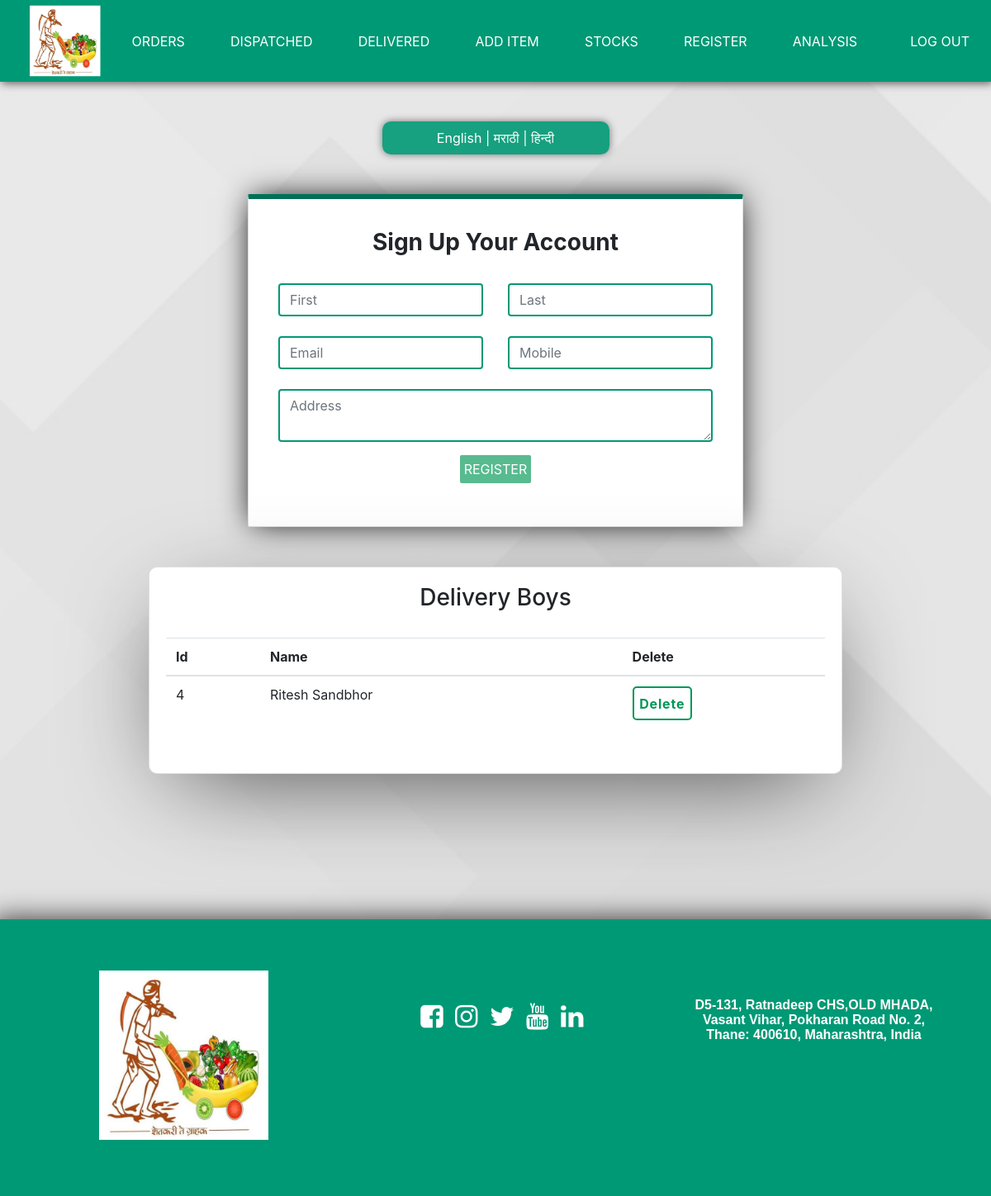
The page /owner/dregister.php (signed in) on the database its author committed.
### tables this page shows
CREATE TABLE `employee` (
  `d_id` int(11) NOT NULL,
  `f_name` varchar(20) NOT NULL,
  `l_name` varchar(20) NOT NULL,
  `phone` double NOT NULL,
  `email` varchar(50) NOT NULL,
  `address` varchar(500) NOT NULL,
  `e_password` varchar(150) NOT NULL
);

### langs/english.php (called while the page is built)
<?php
function array_push_assoc($array, $key, $value){
    $array[$key] = $value;
    return $array;
 }
function lang($txt){
include dirname(dirname(__FILE__)).DIRECTORY_SEPARATOR.'includes'.DIRECTORY_SEPARATOR.'dbconn.php';
 $query = "SELECT i_eng FROM items";
 $result = mysqli_query($con, $query);
$dbarray=array();
 if (mysqli_num_rows($result) > 0){
     while ($row1 = mysqli_fetch_assoc($result)) {
            $eng=$row1['i_eng'];
            $dbarray = array_push_assoc($dbarray, $eng, $eng);
        }
 }
 else{
    $dbarray=array();
 }
$lang = array(
    'FARMACY' => 'FARMACY',
    'POLICY' => 'POLICY',
    'CONTACT US' => 'CONTACT US',
    'REGISTER' => 'REGISTER',
    'LOGIN' => 'LOGIN',
    'Search' => 'Search',
    'add_to_cart' => 'ADD TO CART',
    'quantity'=> 'QUANTITY',
    'login'=> 'Login',
    'login_btn'=> 'Login',
    'mobile'=> 'Mobile Number',
    'password'=> 'Password',
    'forgot_pass'=> 'Forgot Password',
    'sign_up'=>'Sign Up Your Account',
    'fname'=>'First Name',
    'lname'=>'Last Name',
    'email'=>'Email Id',
    'pin'=>'Pincode',
    'delivery'=>'Delivery Address',
    "enter_password"=>"Enter Password",
    're_enter_pass'=>'Re enter Password',
    'new_pass'=>'New Password',
    're_enter_new_pass'=>'Re-enter New Password',
    'products'=>'Products',
    'get_location'=>'Get Location',
    'send'=>'Send',
    'verify_code'=>'Enter Verification Code',
    'verify_button'=>'Verify-Code',
    'your_cart'=>'Your Cart',
    'enter_mob'=>'Enter Your Mobile Number',
    'my_orders'=>'My Orders',
    'hello'=>'Hello',
    'total_price'=>'Total Price',
    'price'=>'Price',
    'outofstock'=>'Out of Stock',
    'available'=>'Available',
    'logout'=>'Logout',
    'add_more_items'=>'Buy More',
    'add_new_item'=>'Add New Item',
    'name'=>'Name',
    'hname'=>"Name-in-Hindi",
    'mname'=>'Name-in-Marathi',
    'add'=>'ADD ITEM',
    'category'=>'Category',
    'type'=>'Type',
    'edit'=> 'EDIT',
    'edit_item'=> 'EDIT ITEM',
    'verify_email'=> 'VERIFY EMAIL',
    'change_verify_email'=> 'CHANGE AND VERIFY EMAIL',
    'all'=>'ALL'
    );
    if (mysqli_num_rows($result) > 0){
$final_array=array_merge($dbarray, $lang);
return $final_array[$txt];
}
else{
return $lang[$txt];
}
}
?>

### owner/dregister.php (the view, shortened to what this page needs)
<?php
include dirname(dirname(__FILE__)).DIRECTORY_SEPARATOR.'includes'.DIRECTORY_SEPARATOR.'dbconn.php';
 ?>
<html lang="en">
<head>
<link rel="stylesheet" href="https://cdnjs.cloudflare.com/ajax/libs/font-awesome/4.7.0/css/font-awesome.min.css">
<link rel="stylesheet" href="https://maxcdn.bootstrapcdn.com/bootstrap/4.0.0/css/bootstrap.min.css">
<link rel="stylesheet" href="../css/main.css">
<link rel="stylesheet" href="../css/cards.css">
</head>
<body>
  <?php
    include dirname(dirname(__FILE__)).DIRECTORY_SEPARATOR.'includes'.DIRECTORY_SEPARATOR.'ownerheader.php';
   ?>
  <br><br>
  <div style="margin:auto;width:70%;">
  <p class="languages"><a href="?lang=english">English</a> | <a href="?lang=marathi">मराठी</a> | <a href="?lang=hindi">हिन्दी</a></p>
</div><br><br>
<div class="card regcard">
  <h3 class="cardhead"><?php echo lang('sign_up') ;?></h3>
  <form action="" method="post">
  <br>
  <div class="row">
      <div class="col-sm-6">
         <div class="form-group">
             <input type="text" class="form-control category customselect classic" name="fname" id="firstname" placeholder=<?php echo lang('fname') ;?> required>
         </div>
      </div>
      <br>
      <div class="col-sm-6">
         <div class="form-group">
             <input type="text" class="form-control category customselect classic" name="lname" id="lastname" placeholder=<?php echo lang('lname') ;?> required>
         </div>
      </div>
  </div>
  <br>
   <div class="row">
      <div class="col-sm-6">
         <div class="form-group">
             <input type="email" class="form-control category customselect classic" name="email" id="email" placeholder=<?php echo lang('email') ;?> required>
         </div>
      </div>
      <br>
       <div class="col-sm-6">
         <div class="form-group">
    <input type="number" class="form-control category customselect classic" name="logmob" id="lognum" placeholder=<?php echo lang('mobile'); ?>>
  </div>
   </div>
  </div>
  <br>
  <div class="form-group">
    <textarea class="form-control" name="address" placeholder="Address" id="add" rows="2" columns="10" required></textarea>
  </div>
  <button class="btn btngreen" type="submit"name="registerd" id="btn"><?php echo lang('REGISTER')?></button>
  </form>
</div><br><br>
<div class="card ownercard">
<h3 style="text-align:center;">Delivery Boys</h3><br>
<table class="table table-hover" style="padding:20px;">
<thead>
<tr>
  <th scope="col">Id</th>
  <th scope="col">Name</th>
  <th scope="col">Delete</th>
</tr>
</thead>
<tbody>
  <?php
  $query = "SELECT * FROM employee;";
  $result = mysqli_query($con, $query);
  if (mysqli_num_rows($result) > 0)
  {
      while ($row1 = mysqli_fetch_assoc($result)) {
          echo '
          <tr>
            <td scope="col">'.$row1['d_id'].'</td>
            <td scope="col">'.$row1['f_name'].' '.$row1['l_name'].'</td>
            <th scope="col">
            <form action="" method="post">
              <input type="hidden" name="did" value="'.$row1['d_id'].'">
              <input type="submit"class="btn btnwhite" name="delete" value="Delete">
            </form>
            </th>
          </tr>';
      }
    }
   ?>
</tbody>
</table>
</div>
<br><br>
<?php include dirname(dirname(__FILE__)).DIRECTORY_SEPARATOR.'includes'.DIRECTORY_SEPARATOR.'footer.php';   ?>
</body>
</html>

### css/main.css (style rules this page uses)
body { background-image: url("../images/back2.jpg"); background-repeat: repeat-y; background-size: cover; }
.languages { box-shadow: 0px 0px 10px rgba(0, 0, 0, 0.5); position: relative; background-color: rgb(0, 153, 117, 0.9); color: white; padding: 8px 10px; text-align: center; width: 275px; height: 40px; margin: auto; border-radius: 10px; max-width: 800px; }
.languages a { text-decoration: none; color: white; }
.category { position: relative; float: right; }

### css/cards.css (style rules this page uses)
.regcard { background-color: rgb(255, 255, 255, 1); padding: 3%; border-radius: 2px; margin: auto; width: 50%; text-align: center; align-items: center; overflow: hidden; border-top: 6px solid #007056; -webkit-box-shadow: 0px 0px 36px -5px rgba(0, 0, 0, 1); -moz-box-shadow: 0px 0px 36px -5px rgba(0, 0, 0, 1); box-shadow: 0px 0px 36px -5px rgba(0, 0, 0, 1); }
.cardhead { font-weight: 700; }
.card textarea { border-color: #009975; border-width: 2px; }
input[type=number] { -moz-appearance: textfield; }
.btnwhite { background-color: transparent; color: #009755; padding: 3%; border-radius: 5px; border: 2px solid #009755; font-weight: 700; letter-spacing: 0.05rem; }
.btngreen { background-color: #009755; color: white; padding: 5px; position: relative; border: none; outline: none; border-radius: 2px; cursor: pointer; }
.customselect { max-width: 600px !important; background-color: transparent; border: 2px solid #009975; border-radius: 4px; display: inline-block; font: inherit; line-height: 1.5em; margin: 0; color: #009975; -webkit-box-sizing: border-box; -moz-box-sizing: border-box; box-sizing: border-box; -webkit-appearance: none; -moz-appearance: none; }
.ownercard { margin: auto; width: 70%; padding: 20px; display: block; overflow-x: auto; border-radius: 10px 10px 10px 10px; -webkit-box-shadow: 0px 29px 124px -35px rgba(0, 0, 0, 0.75); -moz-box-shadow: 0px 29px 124px -35px rgba(0, 0, 0, 0.75); box-shadow: 0px 29px 124px -35px rgba(0, 0, 0, 0.75); }

### css/footer.css (style rules this page uses)
a { text-decoration: none; color:#fff; }

### rows shown on the page
employee: d_id "4", f_name "Ritesh", l_name "Sandbhor"

### other values the page prints
lang('sign_up') "Sign Up Your Account"
lang('REGISTER') "REGISTER"
